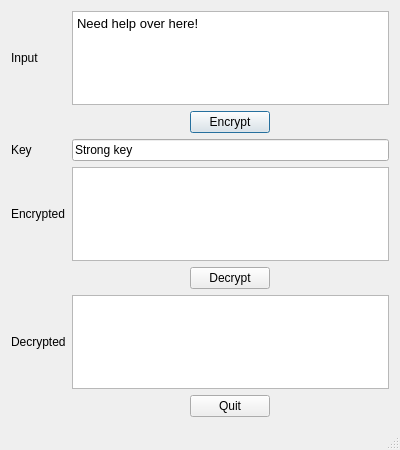
<?xml version="1.0" encoding="UTF-8"?>
<ui version="4.0">
 <class>MainWindow</class>
 <widget class="QMainWindow" name="MainWindow">
  <property name="geometry">
   <rect>
    <x>0</x>
    <y>0</y>
    <width>400</width>
    <height>450</height>
   </rect>
  </property>
  <property name="windowTitle">
   <string>MainWindow</string>
  </property>
  <widget class="QWidget" name="centralWidget">
   <layout class="QVBoxLayout" name="verticalLayout">
    <item>
     <layout class="QGridLayout" name="gridLayout">
      <item row="0" column="0">
       <widget class="QLabel" name="labelInput">
        <property name="text">
         <string>Input</string>
        </property>
       </widget>
      </item>
      <item row="6" column="1">
       <layout class="QHBoxLayout" name="horizontalLayout_3">
        <item>
         <widget class="QPushButton" name="buttonQuit">
          <property name="maximumSize">
           <size>
            <width>80</width>
            <height>16777215</height>
           </size>
          </property>
          <property name="text">
           <string>Quit</string>
          </property>
         </widget>
        </item>
       </layout>
      </item>
      <item row="5" column="0">
       <widget class="QLabel" name="labelDecrypted">
        <property name="text">
         <string>Decrypted</string>
        </property>
       </widget>
      </item>
      <item row="5" column="1">
       <widget class="QTextEdit" name="lineEditDecrypted"/>
      </item>
      <item row="3" column="1">
       <widget class="QTextEdit" name="lineEditEncrypted"/>
      </item>
      <item row="4" column="1">
       <layout class="QHBoxLayout" name="horizontalLayout">
        <item>
         <widget class="QPushButton" name="buttonDecrypt">
          <property name="maximumSize">
           <size>
            <width>80</width>
            <height>16777215</height>
           </size>
          </property>
          <property name="text">
           <string>Decrypt</string>
          </property>
         </widget>
        </item>
       </layout>
      </item>
      <item row="1" column="1">
       <layout class="QHBoxLayout" name="horizontalLayout_2">
        <item>
         <widget class="QPushButton" name="buttonEncrypt">
          <property name="maximumSize">
           <size>
            <width>80</width>
            <height>16777215</height>
           </size>
          </property>
          <property name="layoutDirection">
           <enum>Qt::LeftToRight</enum>
          </property>
          <property name="text">
           <string>Encrypt</string>
          </property>
          <property name="default">
           <bool>true</bool>
          </property>
         </widget>
        </item>
       </layout>
      </item>
      <item row="0" column="1">
       <widget class="QTextEdit" name="lineEditInput">
        <property name="html">
         <string>&lt;!DOCTYPE HTML PUBLIC &quot;-//W3C//DTD HTML 4.0//EN&quot; &quot;http://www.w3.org/TR/REC-html40/strict.dtd&quot;&gt;
&lt;html&gt;&lt;head&gt;&lt;meta name=&quot;qrichtext&quot; content=&quot;1&quot; /&gt;&lt;style type=&quot;text/css&quot;&gt;
p, li { white-space: pre-wrap; }
&lt;/style&gt;&lt;/head&gt;&lt;body style=&quot; font-family:'Sans'; font-size:10pt; font-weight:400; font-style:normal;&quot;&gt;
&lt;p style=&quot; margin-top:0px; margin-bottom:0px; margin-left:0px; margin-right:0px; -qt-block-indent:0; text-indent:0px;&quot;&gt;Need help over here!&lt;/p&gt;&lt;/body&gt;&lt;/html&gt;</string>
        </property>
       </widget>
      </item>
      <item row="2" column="1">
       <widget class="QLineEdit" name="lineEditKey">
        <property name="text">
         <string>Strong key</string>
        </property>
       </widget>
      </item>
      <item row="3" column="0">
       <widget class="QLabel" name="labelEncrypted">
        <property name="text">
         <string>Encrypted</string>
        </property>
       </widget>
      </item>
      <item row="2" column="0">
       <widget class="QLabel" name="labelKey">
        <property name="text">
         <string>Key</string>
        </property>
       </widget>
      </item>
     </layout>
    </item>
   </layout>
  </widget>
  <widget class="QStatusBar" name="statusBar"/>
 </widget>
 <layoutdefault spacing="6" margin="11"/>
 <tabstops>
  <tabstop>lineEditInput</tabstop>
  <tabstop>buttonEncrypt</tabstop>
  <tabstop>lineEditKey</tabstop>
  <tabstop>lineEditEncrypted</tabstop>
  <tabstop>buttonDecrypt</tabstop>
  <tabstop>lineEditDecrypted</tabstop>
  <tabstop>buttonQuit</tabstop>
 </tabstops>
 <resources/>
 <connections/>
</ui>
